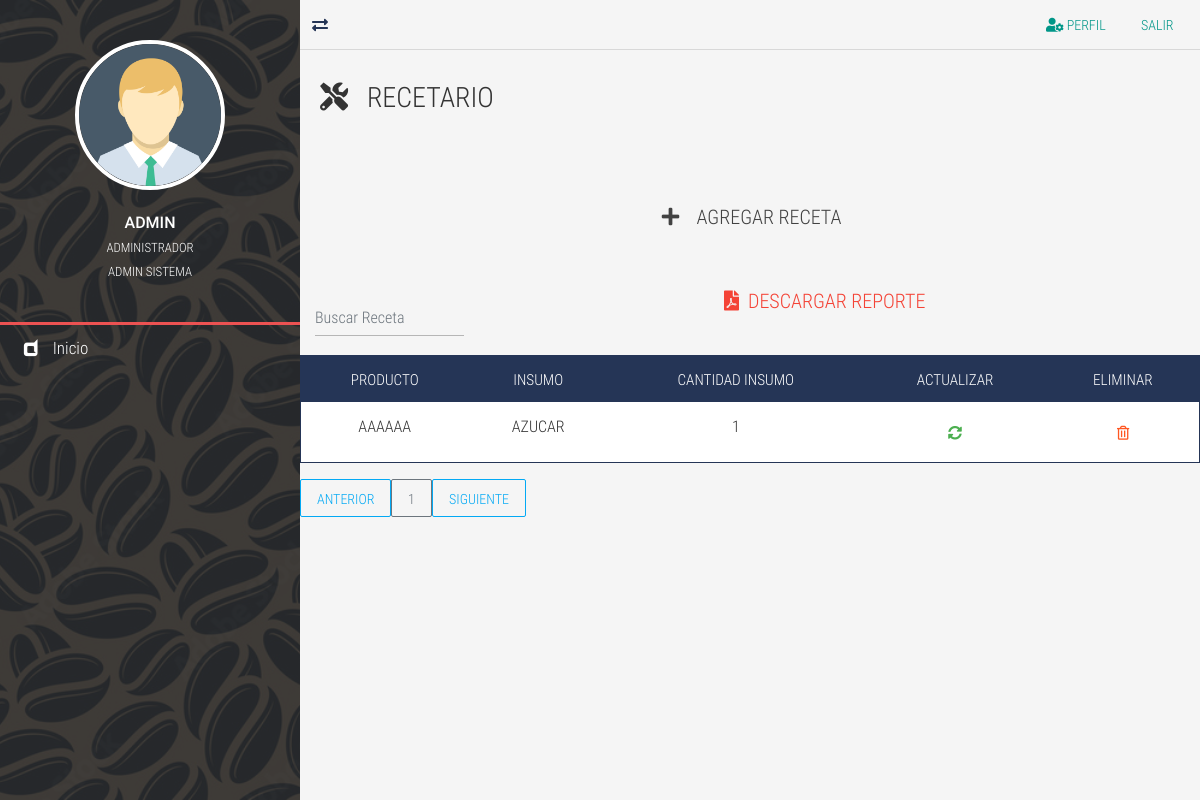
Before: /recetario-list/ (signed in) with the older database file.
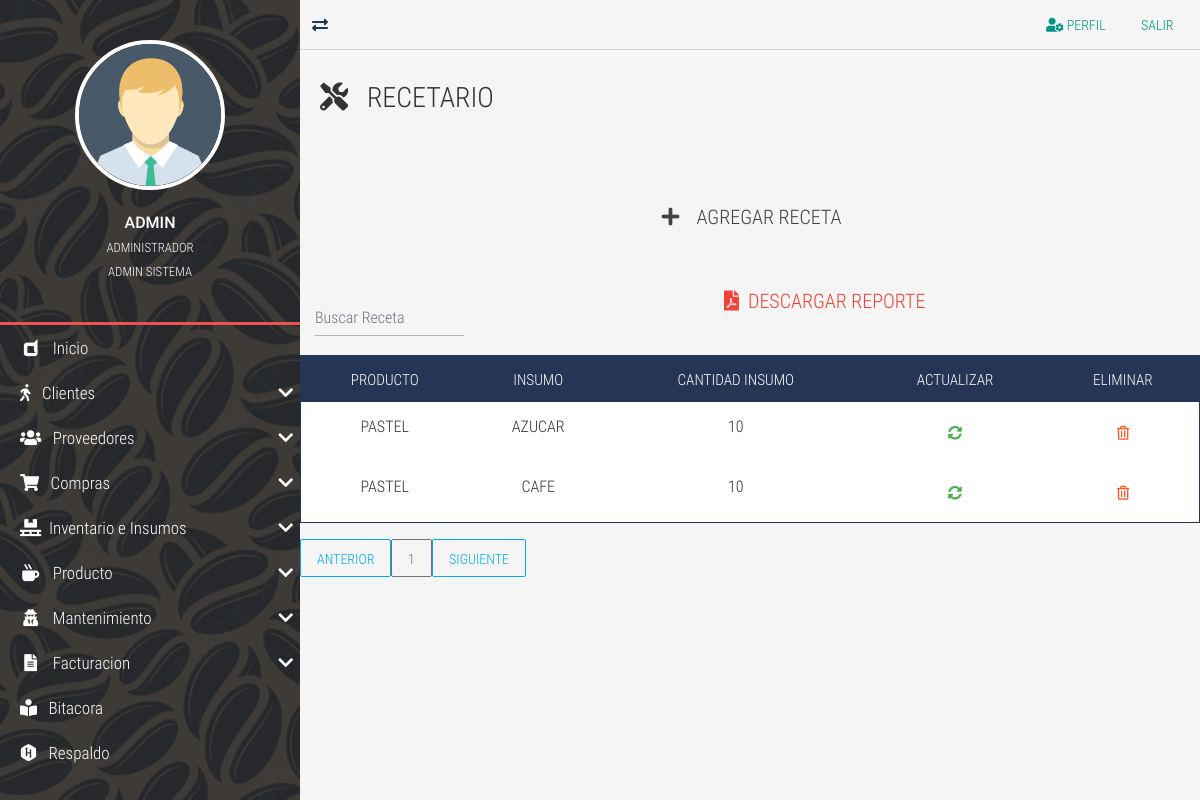
After: the same page with the newer database file.
### tables this page shows
CREATE TABLE `TBL_recetario` (
  `id_recetario` int NOT NULL AUTO_INCREMENT,
  `id_producto` int DEFAULT NULL,
  `id_insumo` int DEFAULT NULL,
  `cant_insumo` int DEFAULT NULL,
  PRIMARY KEY (`id_recetario`) USING BTREE,
  KEY `FK_produ_recetario_idx` (`id_producto`) USING BTREE,
  KEY `FK_insumo_recetario_idx` (`id_insumo`) USING BTREE,
  CONSTRAINT `FK_TBL_recetario_TBL_insumos` FOREIGN KEY (`id_insumo`) REFERENCES `TBL_insumos` (`id_insumos`),
  CONSTRAINT `FK_TBL_recetario_TBL_producto` FOREIGN KEY (`id_producto`) REFERENCES `TBL_producto` (`id_producto`)
);

CREATE TABLE `TBL_producto` (
  `id_producto` int NOT NULL AUTO_INCREMENT,
  `nom_producto` varchar(45) DEFAULT NULL,
  `id_tipo_produ` int DEFAULT NULL,
  `des_produ` varchar(45) DEFAULT NULL,
  `precio_produ` decimal(10,2) DEFAULT NULL,
  `foto_produ` varchar(255) DEFAULT NULL COMMENT 'CAMBIAR A FORMATO DE FOTO',
  PRIMARY KEY (`id_producto`),
  KEY `FK_idproducto_tippro_idx` (`id_tipo_produ`),
  CONSTRAINT `FK_TBL_producto_TBL_tipo_producto` FOREIGN KEY (`id_tipo_produ`) REFERENCES `TBL_tipo_producto` (`id_tipo_produ`)
);

CREATE TABLE `TBL_insumos` (
  `id_insumos` int NOT NULL AUTO_INCREMENT,
  `nom_insumo` varchar(45) DEFAULT NULL,
  `id_categoria` int DEFAULT NULL,
  `cant_max` int DEFAULT NULL,
  `cant_min` int DEFAULT NULL,
  `unidad_medida` enum('LB','UN','L','GAL') DEFAULT NULL,
  PRIMARY KEY (`id_insumos`),
  KEY `FK_categoria_insumos_idx` (`id_categoria`),
  CONSTRAINT `FK_categoria_insumos` FOREIGN KEY (`id_categoria`) REFERENCES `TBL_categoria_produ` (`id_categoria`)
);

### controladores/vistasControlador.php (called while the page is built)
<?php
	require_once "./modelos/vistasModelo.php";
	class vistasControlador extends vistasModelo{
		public function obtener_plantilla_controlador(){
			return require_once "./vistas/plantilla.php";
		}
		public function obtener_vistas_controlador(){
			if(isset($_GET['views'])){
				$ruta=explode("/", $_GET['views']);
				$respuesta=vistasModelo::obtener_vistas_modelo($ruta[0]);
			}else{
				$respuesta="login";
			}
			return $respuesta;
		}
	}

### index.php (called while the page is built, shortened)
<?php
	require_once "./controladores/vistasControlador.php";
	$plantilla = new vistasControlador();
	$plantilla->obtener_plantilla_controlador();

### modelos/vistasModelo.php (called while the page is built, shortened)
<?php
	class vistasModelo{
		protected static function obtener_vistas_modelo($vistas){
			$listaBlanca=["bitacora",
			"cliente-new","cliente-list","cliente-update",
			"detallecompra-list","compra-list", "compra-update" ,"compra-new",
			"facturacion","facturacion-list","facturacion-update","factura-detalle",
			"home","detalleventa-list",
			"insumos-list","insumos-new","insumos-update",
			"inventario-list","movimiento-inventario",
			"objetos-list","parametros-list","perfilusuario",
			"permisos-list","preguntas-list",
			"pedidos-new",
			"producto-list","producto-new","producto-update",
			"proveedor-list","proveedor-new","proveedor-update",
			"prueba",
			"recetario-list",
			"respaldo","restaurar",
			"rol-list",
			"salir",
			"tipo-producto-new",
			"user-list","user-new","user-update",
			"promociones-list", "descuentos-list",
			 ];
			if(in_array($vistas, $listaBlanca)){
				if(is_file("./vistas/contenidos/".$vistas."-view.php")){
					$contenido="./vistas/contenidos/".$vistas."-view.php";
				}else{
					$contenido="404";
				}
			}elseif($vistas=="login" || $vistas=="index" || $vistas=="prueba" || $vistas=="rec-correo" || $vistas=="rec-preguntas" || $vistas=="cambiocontrasena"
			|| $vistas=="primer-ingreso" || $vistas=="verifica-codigo" || $vistas=="autoregistro" || $vistas=="preguntasusuario" || $vistas=="rsp"|| $vistas=="restaurar"){
				$contenido="login";
			}else{
				$contenido="404";
			}
			return $contenido;
		}
	}

### vistas/contenidos/recetario-list-view.php (the view, shortened to what this page needs)
<div class="full-box page-header">
	<h3 class="text-left">
		<i class="fas fa-tools"></i> &nbsp; RECETARIO
	</h3>
</div>
<div class="container-fluid">
	<ul class="full-box list-unstyled page-nav-tabs">
		<li>
			<div class="btn btn-dark btn-lg" data-toggle="modal" data-target="#ModalCrear"><i class="fas fa-plus fa-fw"></i> &nbsp; AGREGAR RECETA</div>
		</li>
	</ul>
</div>
<?php
	$where="";
?>
<div class="container-fluid">
  <form class="d-flex" action="../pdf/recetariopdf.php" method="post" accept-charset="utf-8">
  	<input class="form-control me-2 light-table-filter" data-table="table_id" type="text" name="filtrorecetario" placeholder="Buscar Receta">
	<button type="submit" class="btn btn-danger mx-auto btn-lg"><i class="fas fa-file-pdf"></i> &nbsp;Descargar Reporte</button>
      </form>
  </div>
      <table class="table table-striped table-dark table_id text-center" id="tblDatos">
        <thead>
        <tr>
            <th>PRODUCTO</th>
            <th>INSUMO</th>
			<th>CANTIDAD INSUMO</th>
            <th>ACTUALIZAR</th>
			<th>ELIMINAR</th>
            </tr>
        </thead>
        <tbody>
		<?php
			include ("./cone.php");
			$SQL="SELECT p.id_producto, p.nom_producto, i.id_insumos, i.nom_insumo, r.id_recetario, r.cant_insumo FROM TBL_recetario r
			inner JOIN TBL_producto p ON p.id_producto = r.id_producto
			inner JOIN TBL_insumos i ON i.id_insumos = r.id_insumo
			$where";
			$dato = mysqli_query($conexion, $SQL);
			if($dato -> num_rows >0){
				while($fila=mysqli_fetch_array($dato)){
			?>
		<tr>
			<td><?php echo $fila['nom_producto']; ?></td>
			<td><?php echo $fila['nom_insumo']; ?></td>
			<td><?php echo $fila['cant_insumo']; ?></td>
			<td>
				<div class="btn btn-success" data-toggle="modal" data-target="#ModalActualizar<?php echo $fila['id_recetario'];?>">
					<i class="fas fa-sync-alt"> </i>
				</div>
			</td>
			<td>
				<form class="FormularioAjax" action="<?php echo SERVERURL; ?>ajax/recetarioAjax.php" method="POST" data-form="delete" autocomplete="off">
				<button type="submit" class="btn btn-warning">
					<i class="far fa-trash-alt"></i>
				</button>
				</form>
			</td>
		</tr>
		<?php
			}
				}else{
		?>
		<tr class="text-center">
		<td colspan="16">No existen registros</td>
		</tr>
    <?php
		}
	?>
		</tbody>
  </table>
<div id="paginador" class=""></div>

### vistas/plantilla.php (shortened to what this page needs)
<!DOCTYPE html>
<html lang="es">
<head>
	<?php include "./vistas/inc/Link.php"; ?>
</head>
<body>
	<?php
		require_once "./controladores/vistasControlador.php";
		$IV = new vistasControlador();
		$vistas=$IV->obtener_vistas_controlador();
		if($vistas=="login" || $vistas=="404" || $vistas=="olvido-contrasena" || $vistas=="rec-correo" || $vistas=="rec-preguntas" || $vistas=="cambiocontrasena"
		 || $vistas=="primer-ingreso" || $vistas=="verifica-codigo" || $vistas=="autoregistro" || $vistas=="preguntasusuario" || $vistas=="rsp" ){
			require_once "./vistas/contenidos/".$vistas."-view.php";
		}else{
			require_once './controladores/loginControlador.php';
	?>
	<main class="full-box main-container">
		<?php include "./vistas/inc/NavLateral.php"; ?>
		<section class="full-box page-content">
			<?php
				include "./vistas/inc/NavBar.php";
				include  $vistas;
			?>
		</section>
	</main>
	<?php
		}
	?>
</body>
</html>

### vistas/inc/Link.php (shortened to what this page needs)
<link rel="stylesheet" href="<?php echo SERVERURL; ?>vistas/css/normalize.css">
<link rel="stylesheet" href="<?php echo SERVERURL; ?>vistas/css/bootstrap.min.css">
<link rel="stylesheet" href="<?php echo SERVERURL; ?>vistas/css/bootstrap-material-design.min.css">
<link rel="stylesheet" href="<?php echo SERVERURL; ?>vistas/css/all.css">
<link rel="stylesheet" href="<?php echo SERVERURL; ?>vistas/css/sweetalert2.min.css">
<link rel="stylesheet" href="<?php echo SERVERURL; ?>vistas/css/jquery.mCustomScrollbar.css">
<link rel="stylesheet" href="<?php echo SERVERURL; ?>vistas/css/style.css">
<link rel="stylesheet" href="<?php echo SERVERURL; ?>vistas/css/estilos-login.css">

### vistas/inc/NavLateral.php (shortened to what this page needs)
<?php
include ("./cone.php");
	$rol=$_SESSION['id_rol'];
	$sql="SELECT tipo_objeto FROM TBL_permisos
	where id_rol='$rol'";
	$dato = mysqli_query($conexion, $sql);
		if($dato -> num_rows >0){
			while($fila=mysqli_fetch_array($dato)){
				if($fila['tipo_objeto']=='Proveedores'){
					$proveedores='true';
				}
				if($fila['tipo_objeto']=='Insumos'){
					$insumos='true';
				}
				if($fila['tipo_objeto']=='Productos'){
					$productos='true';
				}
				if($fila['tipo_objeto']=='Compras'){
					$compras='true';
				}
				if($fila['tipo_objeto']=='Mantenimiento'){
					$mantenimiento='true';
				}
				if($fila['tipo_objeto']=='Administracion'){
					$administracion='true';
				}
				if($fila['tipo_objeto']=='Facturacion'){
					$facturacion='true';
				}
			}
		}
	?>
<section class="full-box nav-lateral">
	<div class="full-box nav-lateral-content">
		<figure class="full-box nav-lateral-avatar">
			<img src="<?php echo SERVERURL; ?>vistas/assets/avatar/Avatar.png" class="img-fluid" alt="Avatar">
			<figcaption class="roboto-medium text-center">
				<?php echo $_SESSION['usuario_login']?>
				<br><small class="roboto-condensed-light"><?php echo $_SESSION['nombre_usuario']?> </small>
				<br><small class="roboto-condensed-light"><?php echo $_SESSION['rol']?> </small>
			</figcaption>
		</figure>
		<div class="full-box nav-lateral-bar"></div>
		<nav class="full-box nav-lateral-menu">
			<ul>
				<li>
					<a href="<?php echo SERVERURL; ?>home/"><i class="fab fa-dashcube fa-fw"></i> &nbsp; Inicio</a>
				</li>
				<?php
					if(isset($facturacion)=='true'){
				?>
				<li>
					<a href="#" class="nav-btn-submenu"><i class="fas fa-walking"></i> &nbsp; Clientes <i class="fas fa-chevron-down"></i></a>
				</li>
				<?php
					}
				?>
				<?php
					if(isset($proveedores)=='true'){
				?>
				<li>
					<a href="#" class="nav-btn-submenu"><i class="fas fa-users fa-fw"></i> &nbsp; Proveedores <i class="fas fa-chevron-down"></i></a>
				</li>
				<?php
					}
				?>
				<?php
					if(isset($compras)=='true'){
				?>
				<li>
					<a href="#" class="nav-btn-submenu"><i class="fas fa-shopping-cart"></i></i> &nbsp; Compras <i class="fas fa-chevron-down"></i></a>
				</li>
				<?php
					}
				?>
				<?php
					if(isset($insumos)=='true'){
				?>
				<li>
					<a href="#" class="nav-btn-submenu"><i class="fas fa-pallet fa-fw"></i> &nbsp;Inventario e Insumos <i class="fas fa-chevron-down"></i></a>
				</li>
				<?php
					}
				?>
				<?php
					if(isset($productos)=='true'){
				?>
				<li>
					<a href="#" class="nav-btn-submenu"><i class="fas fa-mug-hot fa-fw"></i> &nbsp; Producto <i class="fas fa-chevron-down"></i></a>
				</li>
				<?php
					}
				?>
				<?php
					if(isset($mantenimiento)=='true'){
				?>
				<li>
					<a href="#" class="nav-btn-submenu"><i class="fas  fa-user-secret fa-fw"></i> &nbsp; Mantenimiento <i class="fas fa-chevron-down"></i></a>
				</li>
				<?php
					}
				?>
				<?php
					if(isset($facturacion)=='true'){
				?>
				<li>
				<a href="#" class="nav-btn-submenu"><i class="fas  fa-file-alt fa-fw"></i> &nbsp; Facturacion <i class="fas fa-chevron-down"></i></a>
				</li>
				<?php
					}
				?>
				<?php
					if(isset($administracion)=='true'){
				?>
				<li>
					<a href="<?php echo SERVERURL; ?>bitacora/"><i class="fas fa-book-reader"></i> &nbsp; Bitacora</a>
				</li>
				<li>
					<a href="<?php echo SERVERURL; ?>respaldo/"><i class="fab fa-hackerrank"></i></i> &nbsp; Respaldo</a>
				</li>
				<?php
					}
				?>
			</ul>
		</nav>
	</div>
</section>

### vistas/inc/NavBar.php
<nav class="full-box navbar-info">
	<a href="#" class="float-left show-nav-lateral">
		<i class="fas fa-exchange-alt"></i>
	</a>
	<a href="<?php echo SERVERURL; ?>perfilusuario/<?php echo$_SESSION['id_login']; ?>"> <button type="button"
	class="btn btn-primary"><i class="fas fa-user-cog"></i>    Perfil</button>
	</a>
	<a href="<?php echo SERVERURL?>salir/"><button type="button"
	class="btn btn-primary">Salir</button></a>
</nav>

### vistas/css/all.css (style rules this page uses)
.fa, .fas, .far, .fal, .fab { -moz-osx-font-smoothing: grayscale; -webkit-font-smoothing: antialiased; display: inline-block; font-style: normal; font-variant: normal; text-rendering: auto; line-height: 1; }
.fa-fw { text-align: center; width: 1.25em; }
.fa-book-reader:before { content: "\f5da"; }
.fa-chevron-down:before { content: "\f078"; }
.fa-dashcube:before { content: "\f210"; }
.fa-exchange-alt:before { content: "\f362"; }
.fa-file-alt:before { content: "\f15c"; }
.fa-file-pdf:before { content: "\f1c1"; }
.fa-hackerrank:before { content: "\f5f7"; }
.fa-mug-hot:before { content: "\f7b6"; }
.fa-pallet:before { content: "\f482"; }
.fa-plus:before { content: "\f067"; }
.fa-shopping-cart:before { content: "\f07a"; }
.fa-sync-alt:before { content: "\f2f1"; }
.fa-tools:before { content: "\f7d9"; }
.fa-trash-alt:before { content: "\f2ed"; }
.fa-user-cog:before { content: "\f4fe"; }
.fa-user-secret:before { content: "\f21b"; }
.fa-users:before { content: "\f0c0"; }
.fa-walking:before { content: "\f554"; }
.fab { font-family: 'Font Awesome 5 Brands'; }
.far { font-family: 'Font Awesome 5 Free'; font-weight: 400; }
.fa, .fas { font-family: 'Font Awesome 5 Free'; font-weight: 900; }

### vistas/css/style.css (style rules this page uses)
:root { --color-one: #F5F5F5; --color-two: #24292E; --color-three: #EC5252; --form-color: #14111A; --accent-color: #253556; --border-color: #D8D8D8; }
body,html { font-family: 'roboto_condensed_light'; width: 100vw; height: 100vh; background-color: var(--color-one); color: #333; font-size: 16px; }
.full-box { margin: 0; padding: 0; box-sizing: border-box; width: 100%; }
.page-header { padding: 30px 20px 60px 20px; }
.page-header > :nth-child(1) { padding-bottom: 7px; }
.page-nav-tabs { display: flex; justify-content: center; flex-wrap: wrap; margin-bottom: 30px; }
.page-nav-tabs li, .page-nav-tabs li a { height: 40px; line-height: 40px; }
.page-nav-tabs li { margin: 5px 20px; }
.table .btn { margin-bottom: 0; }
.table thead th { color: #FFF; }
.table tbody tr { color: #333; transition: all .2s ease-in-out; }
.table-dark, .table { background-color: #fff; }
.table-dark { border: 1px solid var(--accent-color); }
.table-dark thead tr { background-color: var(--accent-color); }
.table-dark td, .table-dark thead th, .table-dark th { border: none; }
table form { margin-bottom: 0; }
.roboto-medium { font-family: 'roboto_medium_regular'; }
.roboto-condensed-light { font-family: 'roboto_condensed_light'; }
.main-container { height: 100%; position: absolute; top: 0; left: 0; overflow: hidden; }
.page-content, .nav-lateral { height: 100%; overflow: hidden; }
.page-content { position: relative; padding-left: 300px; transition: all .2s ease-in-out; padding-bottom: 20px; }
.nav-lateral { width: 300px; position: absolute; top: 0; left: 0; z-index: 1; transition: all .2s ease-in-out; background-image: url('../assets/img/adobe.jpg'); background-position: center center; background-size: cover; }
.nav-lateral-content { max-width: 300px; height: 100%; background-color: rgba(36, 41, 46, .8); }
.nav-lateral-bar { height: 3px; background-color: var(--color-three); }
.nav-lateral-avatar { padding: 40px 0; }
.nav-lateral-avatar img { width: 50%; margin: 0 auto; display: block; border: 4px solid #FFF; border-radius: 100%; }
.nav-lateral-avatar figcaption { margin-top: 20px; color: #FFF; }
.nav-lateral-menu { height: auto; }
.nav-lateral-menu ul { margin: 0; padding: 0; list-style: none; }
.nav-lateral-menu ul li { width: 100%; height: auto; }
.nav-lateral-menu ul li a { display: block; width: 100%; height: 45px; line-height: 45px; text-decoration: none; color: #FFF; font-size: 17px; box-sizing: border-box; padding-left: 20px; transition: all .2s ease-in-out; }
.nav-lateral-menu .fa-chevron-down, .nav-lateral-menu .fa-chevron-up { float: right; height: 45px; line-height: 45px; margin-right: 7px; transition: all .2s ease-in-out; }
.navbar-info { height: 50px; border-bottom: 1px solid var(--border-color); text-align: right; padding-right: 10px; }
.navbar-info a { color: var(--accent-color); height: 50px; min-width: 40px; text-align: center; line-height: 50px; display: inline-block; transition: all .2s ease-out; user-select: none; }

Changed rows visible on the page:
removed tbl_recetario: id_producto.nom_producto "AAAAAA", id_insumo.nom_insumo "AZUCAR", cant_insumo "1"
added tbl_recetario: id_producto.nom_producto "PASTEL", id_insumo.nom_insumo "AZUCAR", cant_insumo "10"
added tbl_recetario: id_producto.nom_producto "PASTEL", id_insumo.nom_insumo "CAFE", cant_insumo "10"
Other visible differences:
text now shown: "Clientes Proveedores Compras Inventario e Insumos Producto Mantenimiento Facturacion Bitacora Respaldo"
